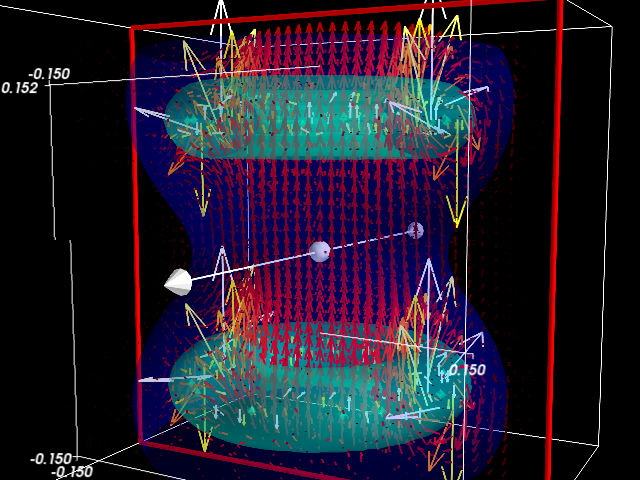

Generate this figure with Python:
"""
Helmoltz coils
==============

Visualize the field created by a pair of Helmoltz coils
"""

import numpy as np
from scipy import stats

from mayavi import mlab

# "import" our data from our previous script (the import actually runs
# the script and computes B)
from compute_field import B, X, Y, Z

###############################################################################
# Data massaging

# Reshape the data to put it in a form that can be fed in Mayavi
Bx = B[:, 0]
By = B[:, 1]
Bz = B[:, 2]
Bx = np.reshape(Bx, X.shape)
By = np.reshape(By, X.shape)
Bz = np.reshape(Bz, X.shape)

Bnorm = np.sqrt(Bx**2 + By**2 + Bz**2)

# Threshold, to avoid the very high values
Bmax = stats.scoreatpercentile(Bnorm.ravel(), 99)

Bx[Bnorm > Bmax] = Bmax * (Bx / Bnorm)[Bnorm > Bmax]
By[Bnorm > Bmax] = Bmax * (By / Bnorm)[Bnorm > Bmax]
Bz[Bnorm > Bmax] = Bmax * (Bz / Bnorm)[Bnorm > Bmax]
Bnorm[Bnorm > Bmax] = Bmax

###############################################################################
# Visualization proper

# Create a mayavi figure black on white
mlab.figure(bgcolor=(0., 0., 0.), fgcolor=(1., 1., 1.), size=(640, 480))

# Create a vector_field: a data source that we can slice and dice
field = mlab.pipeline.vector_field(X, Y, Z, Bx, By, Bz,
                                   scalars=Bnorm,
                                   name='B field')
# Plot the vectors
vectors = mlab.pipeline.vectors(field,
                                scale_factor=abs(X[0, 0, 0] - X[1, 1, 1]),
                                colormap='hot')
mlab.axes()

# Mask 7 data points out of 8
vectors.glyph.mask_input_points = True
vectors.glyph.mask_points.on_ratio = 8

mlab.pipeline.vector_cut_plane(field, scale_factor=.1, colormap='hot')

# Add an iso_surface of the norm of the field
mlab.pipeline.iso_surface(mlab.pipeline.extract_vector_norm(field),
                          contours=[0.1*Bmax, 0.4*Bmax],
                          opacity=0.5, transparent=True)

mlab.view(28, 84, 0.71)
mlab.savefig('visualize_field.png')
